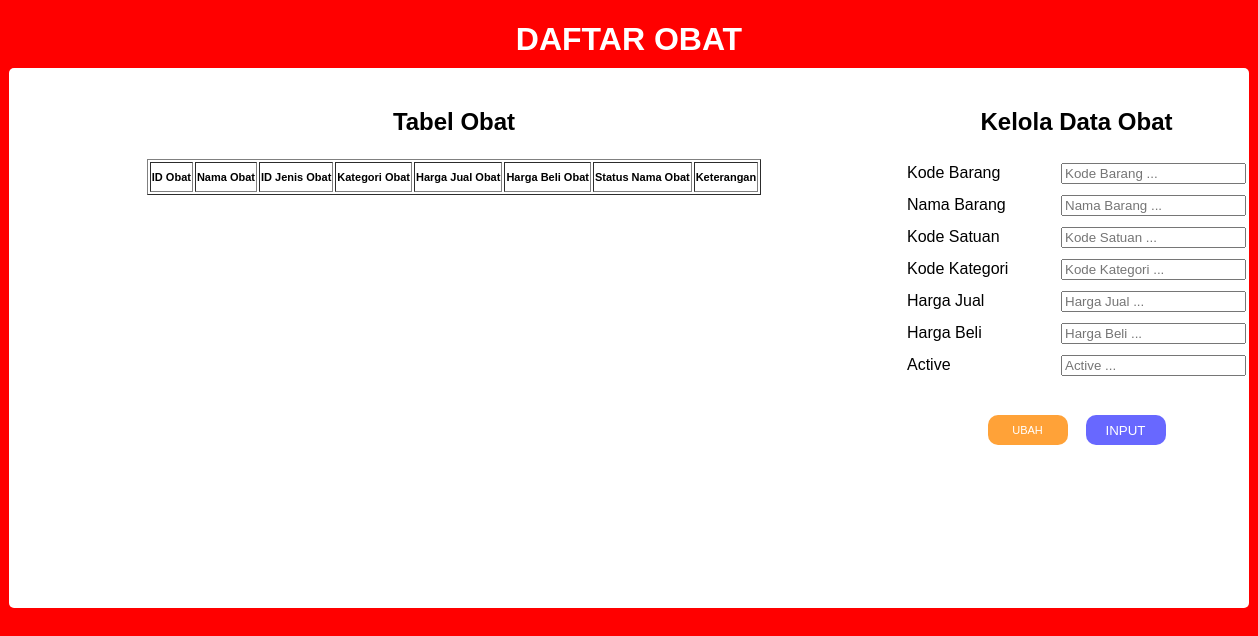
/Apotek/index.php, run on an earlier commit of the app's database.
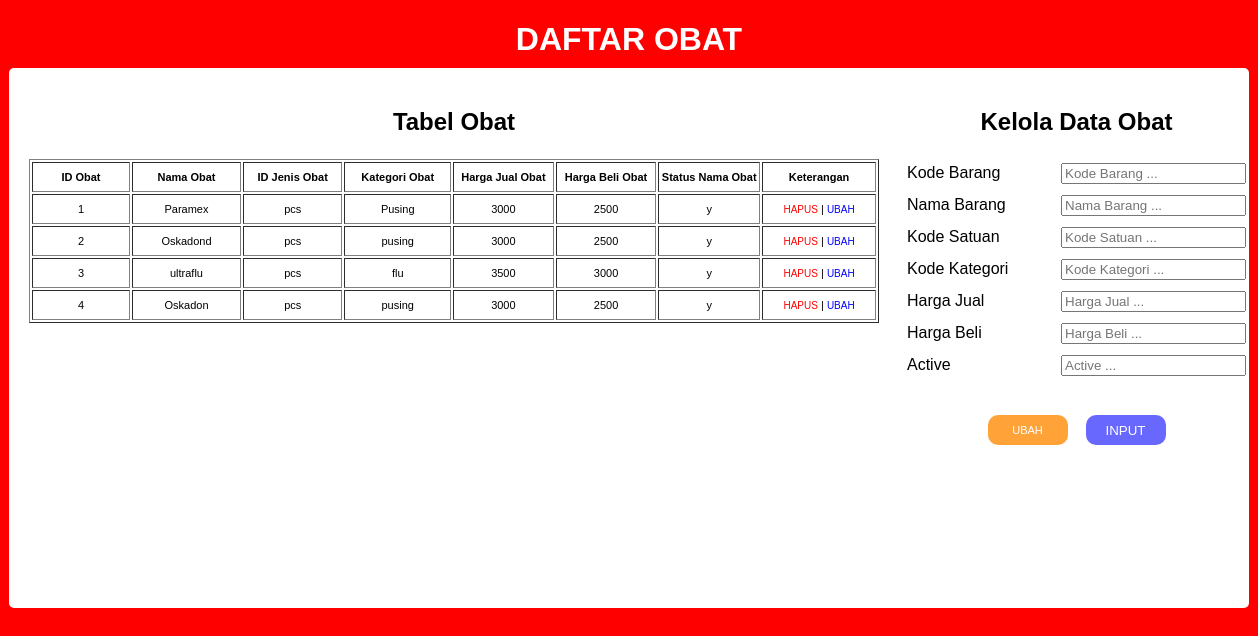
And on a later commit of the database.
### tables this page shows
CREATE TABLE `tbobat` (
  `kd_barang` varchar(5) NOT NULL,
  `nm_barang` varchar(50) NOT NULL,
  `kd_satuan` varchar(10) NOT NULL,
  `kd_kategori` varchar(10) NOT NULL,
  `hrg_jual` int(11) NOT NULL,
  `hrg_beli` int(11) NOT NULL,
  `active` char(1) NOT NULL
);

### Apotek/tampil.php (the view, shortened to what this page needs)
<div class="kotak">
  <table border="1" align="center">
    <tr>
      <th>ID Obat</th>
      <th>Nama Obat</th>
      <th>ID Jenis Obat</th>
      <th>Kategori Obat</th>
      <th>Harga Jual Obat</th>
      <th>Harga Beli Obat</th>
      <th>Status Nama Obat</th>
      <th>Keterangan</th>
    </tr>
    <?php
    require("koneksi.php");
    $query = "SELECT * FROM tbobat ORDER BY kd_barang ASC";
    $data = mysqli_query($host, $query);
    while ($obat = mysqli_fetch_array($data)) {
    ?>
      <tr>
        <td><?php echo $obat[0]; ?></td>
        <td><?php echo $obat[1]; ?></td>
        <td><?php echo $obat[2]; ?></td>
        <td><?php echo $obat[3]; ?></td>
        <td><?php echo $obat[4]; ?></td>
        <td><?php echo $obat[5]; ?></td>
        <td><?php echo $obat[6]; ?></td>
        <td><a class="ahapus" href="kelola.php?hapus=iya&koba=<?php echo $obat[0]; ?>">HAPUS</a> | <a class="aubah" href="index.php?ubah=iya&a=<?php echo $obat[0]; ?>&b=<?php echo $obat[1]; ?>&c=<?php echo $obat[2]; ?>&d=<?php echo $obat[3]; ?>&e=<?php echo $obat[4]; ?>&f=<?php echo $obat[5]; ?>&g=<?php echo $obat[6]; ?>">UBAH</a></td>
      </tr>
    <?php
    }
    ?>
  </table>
</div>

### Apotek/index.php (shortened to what this page needs)
<!DOCTYPE html>
<html lang="en">
<head>
  <link rel="stylesheet" href="style.css" type="text/css" />
</head>
<body>
  <?php
  require("koneksi.php");
  ?>
  <h1>DAFTAR OBAT</h1>
  <div class="container">
    <div class="kotakan">
      <div class="daftar">
        <h2>Tabel Obat</h2>
        <?php
        require("tampil.php");
        ?>
      </div>
      <div class="isi">
        <h2>Kelola Data Obat</h2>
        <?php
        require("kelola.php");
        ?>
      </div>
    </div>
  </div>
</body>
</html>

### Apotek/kelola.php (shortened to what this page needs)
<?php
$a = $_SESSION['a'];
$b = $_SESSION['b'];
$c = $_SESSION['c'];
$d = $_SESSION['d'];
$e = $_SESSION['e'];
$f = $_SESSION['f'];
$g = $_SESSION['g'];
?>
<form action="kelola.php" method="post">
    <table align="center" class="tabling">
        <tr>
            <td>Kode Barang </td>
            <td><input type="text" name="kb" placeholder="Kode Barang ..." value="<?php echo $a; ?>"></td>
        </tr>
        <tr>
            <td>Nama Barang </td>
            <td><input type="text" name="nb" placeholder="Nama Barang ..." value="<?php echo $b; ?>"></td>
        </tr>
        <tr>
            <td>Kode Satuan </td>
            <td><input type="text" name="ks" placeholder="Kode Satuan ..." value="<?php echo $c; ?>"></td>
        </tr>
        <tr>
            <td>Kode Kategori </td>
            <td><input type="text" name="kk" placeholder="Kode Kategori ..." value="<?php echo $d; ?>"></td>
        </tr>
        <tr>
            <td>Harga Jual </td>
            <td><input type="text" name="hj" placeholder="Harga Jual ..." value="<?php echo $e; ?>"></td>
        </tr>
        <tr>
            <td>Harga Beli </td>
            <td><input type="text" name="hb" placeholder="Harga Beli ..." value="<?php echo $f; ?>"></td>
        </tr>
        <tr>
            <td>Active </td>
            <td><input type="text" name="a" placeholder="Active ..." value="<?php echo $g; ?>"></td>
        </tr>
    </table>
    <table align="center">
        <tr>
            <td><input type="submit" class="button ubah" value="UBAH" name="ubah"></td>
            <td style="width: 10px;"></td>
            <td><input type="submit" class="submit" value="INPUT" name="input" /></td>
        </tr>
    </table>
</form>

### Apotek/style.css (style rules this page uses)
body { background-color: rgb(255, 0, 0); text-align: center; font-family: sans-serif; }
.container { margin: auto; width: 1200px; padding: 20px; background-color: white; border-radius: 5px; margin-top: 50px; height: 500px; }
.kotakan { width: max-content; margin: auto; display: flex; }
.isi { margin-left: 25px; }
.daftar table { font-size: 11px; }
.kotak { height: 280px; width: 850px; margin: auto; text-align: center; margin-top: 23px; }
h1 { margin-bottom: -40px; color: white; }
.submit { border: 0; width: 80px; margin-top: 30px; height: 30px; border-radius: 10px; background-color: rgb(104, 104, 255); color: white; }
a { text-decoration: none; color: black; font-size: 10px; transition: 0.3s ease; }
.ahapus { color:red; }
.aubah { color: blue; }
.kotak table tr td { text-align: center; width: 150px; }

### Apotek/kelola.php (style rules this page uses)
.tabling tr td { text-align: left; width: 150px; }
tr { height: 30px; }
.button { margin-top: 30px; width: 80px; border: 0; height: 30px; border-radius: 10px; }
.ubah { background-color: rgb(255, 162, 56); color: white; font-size: 11px; transition: 0.3s; }

What changed in the data, as far as the page shows it:
added tbobat: kd_barang "1", nm_barang "Paramex", kd_satuan "pcs", kd_kategori "Pusing", hrg_jual "3000", hrg_beli "2500", active "y"
added tbobat: kd_barang "2", nm_barang "Oskadond", kd_satuan "pcs", kd_kategori "pusing", hrg_jual "3000", hrg_beli "2500", active "y"
added tbobat: kd_barang "3", nm_barang "ultraflu", kd_satuan "pcs", kd_kategori "flu", hrg_jual "3500", hrg_beli "3000", active "y"
added tbobat: kd_barang "4", nm_barang "Oskadon", kd_satuan "pcs", kd_kategori "pusing", hrg_jual "3000", hrg_beli "2500", active "y"
